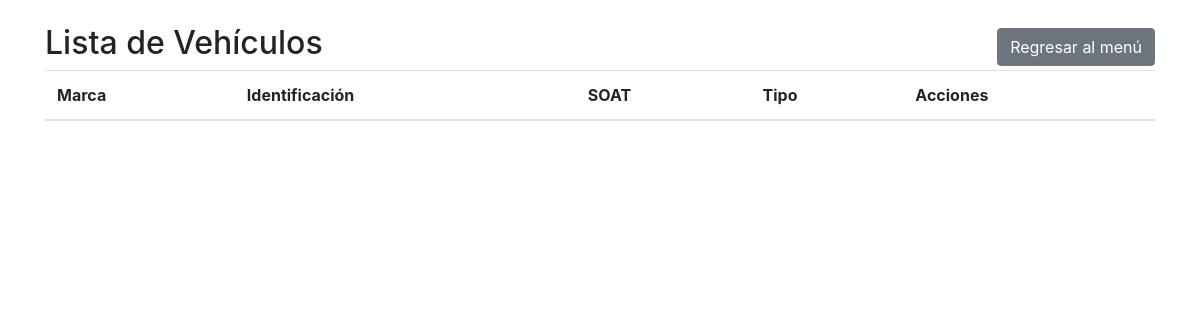
/listar/vehiculo, run on an earlier commit of the app's database.
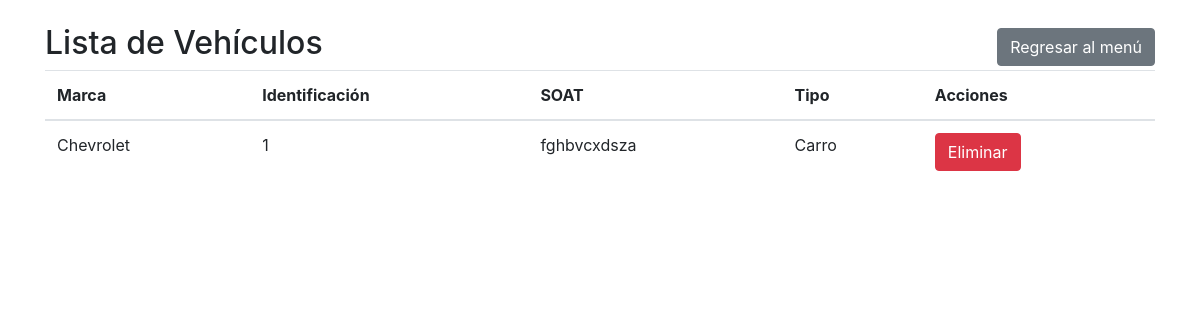
And on a later commit of the database.
### maoweb/models.py (models this page shows)
class vehiculo (models.Model):
    marca = models.CharField(max_length=20, primary_key='True')
    v_ident = models.CharField(max_length=20)
    soat = models.CharField(max_length=20)
    tipo = models.CharField(max_length=20)
    vias_frecuentes = models.CharField(max_length=20)
    marca = models.CharField(max_length=20)
    combustible = models.CharField(max_length=30)
    transmision = models.CharField(max_length=30)

### maoweb/views.py (the view)
# urls.py: path('listar/vehiculo', listar_vehiculos, name='listar_vehiculos'),
def listar_vehiculos(request):
    vehiculos = vehiculo.objects.all()  # Obtiene todos los vehículos
    return render(request, 'listar_vehiculos.html', {'vehiculos': vehiculos})

### parcial1/templates/listar_vehiculos.html (shortened to what this page needs)
<!DOCTYPE html>
<html lang="es">
<head>
    <link href="https://stackpath.bootstrapcdn.com/bootstrap/4.5.2/css/bootstrap.min.css" rel="stylesheet">
</head>
<body>
    <div class="container mt-4">
        <div class="d-flex justify-content-between align-items-center">
            <h2>Lista de Vehículos</h2>
            <a href="{% url 'menu' %}" class="btn btn-secondary">Regresar al menú</a>
        </div>
        <table class="table">
            <thead>
                <tr>
                    <th>Marca</th>
                    <th>Identificación</th>
                    <th>SOAT</th>
                    <th>Tipo</th>
                    <th>Acciones</th>
                </tr>
            </thead>
            <tbody>
                {% for vehiculo in vehiculos %}
                <tr>
                    <td>{{ vehiculo.marca }}</td>
                    <td>{{ vehiculo.v_ident }}</td>
                    <td>{{ vehiculo.soat }}</td>
                    <td>{{ vehiculo.tipo }}</td>
                    <td>
                        <a href="{% url 'eliminar_vehiculo' vehiculo.id %}" class="btn btn-danger">Eliminar</a>
                    </td>
                </tr>
                {% endfor %}
            </tbody>
        </table>
    </div>
</body>
</html>

What changed in the data, as far as the page shows it:
added vehiculo: marca "Chevrolet", v_ident "1", soat "fghbvcxdsza", tipo "Carro"
